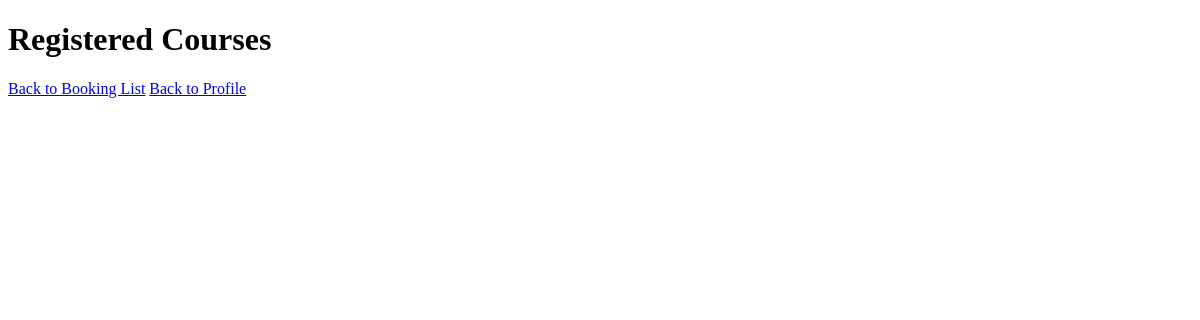
Before: /booking/checksubreg/ (signed in) with the older database file.
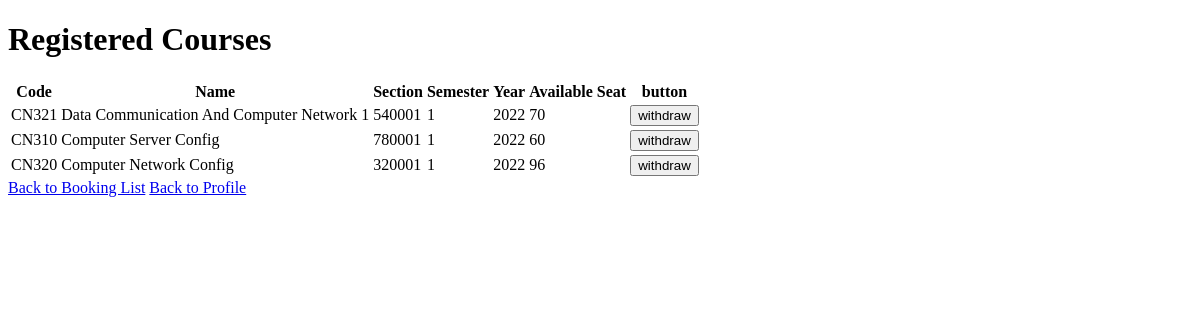
After: the same page with the newer database file.
### booking/models.py (models this page shows, shortened)
class Booking(models.Model):
    user = models.ForeignKey(User, on_delete=models.CASCADE, default="")
    course_number = models.ForeignKey(Subject, on_delete=models.CASCADE, default="")

class Subject(models.Model):
    class_number = models.CharField(max_length=5, default="")
    subject_name = models.CharField(max_length=64, default="")
    section = models.CharField(max_length=10, default="")
    semester = models.CharField(max_length=10, default="")
    year = models.CharField(max_length=10, default="")
    seats = models.CharField(max_length=10, default="")
    def __str__(self):
        return f"{self.class_number} {self.subject_name} {self.section} {self.semester} {self.year} {self.seats}"

### booking/views.py (the view)
# urls.py: path('checksubreg/', views.checksubreg, name= 'checksubreg'),
def checksubreg(request):
    user = User.objects.get(pk=request.user.id)
    enrolled_subjects = Booking.objects.filter(user=user)
    return render(request,'booking/booking.html', {
        'subjects': enrolled_subjects,
    })

### booking/templates/booking/booking.html (shortened to what this page needs)
{% extends 'booking/layout.html' %}
{% block body %}
<h1>Registered Courses</h1>
{% if subjects %}
<table>
    <tr>
        <th>Code</th>
        <th>Name</th>
        <th>Section</th>
        <th>Semester</th>
        <th>Year</th>
        <th>Available Seat</th>
        <th>button</th>
    </tr>
    {% for subject in subjects %}
    <tr>
        <td>{{ subject.course_number.class_number }}</td>
        <td>{{ subject.course_number.subject_name }}</td>
        <td>{{ subject.course_number.section }}</td>
        <td>{{ subject.course_number.semester }}</td>
        <td>{{ subject.course_number.year }}</td>
        <td>{{ subject.course_number.seats }}</td>
        <td>
            <form action="{% url 'booking:withdraw' subject.course_number.id %}" method="post" >
                <button type="submit">withdraw</button>
            </form>
        </td>
    </tr>
    {% empty %}
    <li> No registered courese. </li>
    {% endfor %}
</table>
{% endif %}
<a href="{% url 'booking:index' %}">Back to Booking List</a>
<a href="{% url 'index' %}">Back to Profile</a>
{% endblock %}

### booking/templates/booking/layout.html (shortened to what this page needs)
<!DOCTYPE html>
<html lang="en">
    <head>
    </head>
    <body>
        {% block body %}
        {% endblock %}
    </body>
</html>

Changed rows visible on the page:
added Booking: course_number.class_number "CN321", course_number.subject_name "Data Communication And Computer Network 1", course_number.section "540001", course_number.semester "1", course_number.year "2022", course_number.seats "70"
added Booking: course_number.class_number "CN310", course_number.subject_name "Computer Server Config", course_number.section "780001", course_number.semester "1", course_number.year "2022", course_number.seats "60"
added Booking: course_number.class_number "CN320", course_number.subject_name "Computer Network Config", course_number.section "320001", course_number.semester "1", course_number.year "2022", course_number.seats "96"
Other visible differences:
text now shown: "Code Name Section Semester Year Available Seat button"
